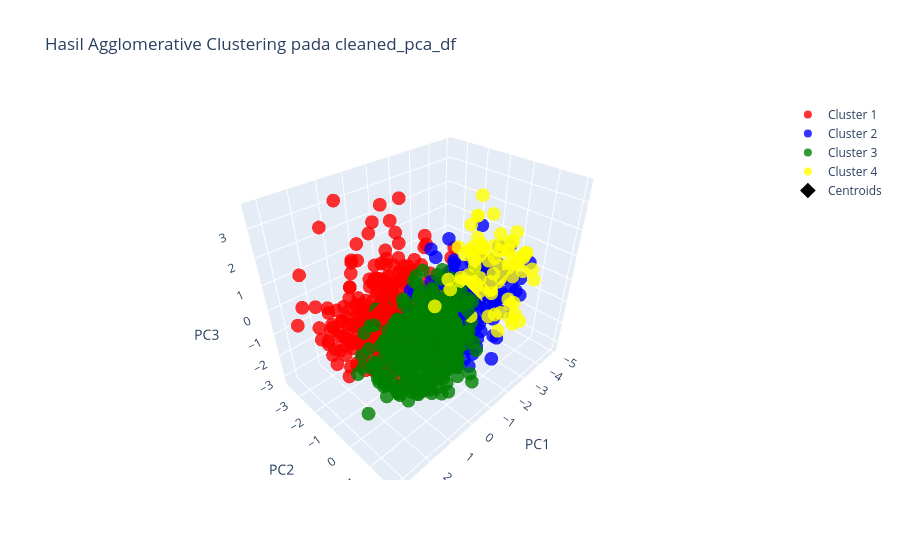

Write notebook code for a chart like this one.
### Code cell
import numpy as np
import plotly.graph_objects as go
from sklearn.cluster import AgglomerativeClustering
from scipy.cluster.hierarchy import dendrogram, linkage

banyak_cluster = 4

AC = AgglomerativeClustering(n_clusters=banyak_cluster, linkage='ward')
labels = AC.fit_predict(cleaned_pca_df)

pca_with_labels = np.column_stack((cleaned_pca_df.values, labels))

centroids = []
for cluster_label in range(banyak_cluster):
    cluster_data = pca_with_labels[pca_with_labels[:, -1] == cluster_label]
    cluster_centroid = np.mean(cluster_data[:, :-1], axis=0)
    centroids.append(cluster_centroid)
centroids = np.array(centroids)

traces = []
colors = ['red', 'blue', 'green', 'yellow']

for cluster_label in range(banyak_cluster):
    cluster_data = pca_with_labels[pca_with_labels[:, -1] == cluster_label]
    trace = go.Scatter3d(
        x=cluster_data[:, 0],  # Sumbu X
        y=cluster_data[:, 1],  # Sumbu Y
        z=cluster_data[:, 2],  # Sumbu Z
        mode='markers',
        marker=dict(size=8, color=colors[cluster_label], opacity=0.8),
        name=f'Cluster {cluster_label + 1}'
    )
    traces.append(trace)

centroid_trace = go.Scatter3d(
    x=centroids[:, 0],
    y=centroids[:, 1],
    z=centroids[:, 2],
    mode='markers',
    marker=dict(size=12, color='black', symbol='diamond', opacity=1),
    name='Centroids'
)
traces.append(centroid_trace)

layout = go.Layout(
    title='Hasil Agglomerative Clustering pada cleaned_pca_df',
    scene=dict(
        xaxis_title='PC1',
        yaxis_title='PC2',
        zaxis_title='PC3'
    ),
    showlegend=True
)

fig = go.Figure(data=traces, layout=layout)
fig.show()

### Figure 1 — Plotly figure (JSON) as saved in the notebook; plotly's stock layout.template omitted (floating-point values rounded to 4 significant figures; data arrays with more than 128 entries replaced by an {"elided": "..."} marker saying what was removed)
{"data": [{"marker": {"color": "red", "opacity": 0.8, "size": 8}, "mode": "markers", "name": "Cluster 1", "type": "scatter3d", "x": {"elided": "324 float values"}, "y": {"elided": "324 float values"}, "z": {"elided": "324 float values"}}, {"marker": {"color": "blue", "opacity": 0.8, "size": 8}, "mode": "markers", "name": "Cluster 2", "type": "scatter3d", "x": {"elided": "178 float values"}, "y": {"elided": "178 float values"}, "z": {"elided": "178 float values"}}, {"marker": {"color": "green", "opacity": 0.8, "size": 8}, "mode": "markers", "name": "Cluster 3", "type": "scatter3d", "x": {"elided": "388 float values"}, "y": {"elided": "388 float values"}, "z": {"elided": "388 float values"}}, {"marker": {"color": "yellow", "opacity": 0.8, "size": 8}, "mode": "markers", "name": "Cluster 4", "type": "scatter3d", "x": [-4.146, -4.471, -3.624, -4.344, -3.199, -3.2, -3.744, -2.229, -2.975, -3.837, -3.682, -3.41, -3.482, -3.767, -2.234, -4.708, -4.48, -3.94, -2.869, -3.704, -2.473, -4.05, -4.311, -3.559, -3.646, -3.644, -3.207, -3.704, -3.497, -3.147, -3.271, -2.745, -3.522, -3.401, -2.061, -3.414, -4.155, -3.411, -2.353, -4.409, -4.39, -3.318, -4.945, -3.354, -4.001, -4.549, -3.749, -3.621, -2.523, -2.997, -2.307, -3.57, -4.594, -4.501, -4.631, -4.497, -3.356, -2.698, -4.903, -3.595, -3.621, -4.288, -4.294, -3.945, -3.721, -3.608, -3.482, -4.788, -4.374, -3.835, -4.352, -2.0, -4.018, -3.496, -4.105, -2.943, -3.114, -2.101, -3.863, -3.835, -4.015, -3.151, -2.701, -4.797, -4.797, -3.58], "y": [0.1654, -0.2035, -1.674, -0.739, -0.9754, 0.7529, 0.04769, -0.05653, -0.663, -0.7679, 0.3354, 0.4869, -0.6823, -1.304, -0.5079, -0.9444, -1.551, 0.7672, -0.9283, -1.115, 0.00789, -1.031, -0.4073, -0.9357, -0.4094, 1.047, 0.159, 0.5945, -0.7645, 1.135, 0.1124, 0.4502, 0.7649, 1.222, -0.05446, -0.6991, -1.202, -0.03559, 0.6623, 0.5483, 0.6707, 0.08934, 0.82, -1.065, 0.8439, -1.032, 0.01099, 0.8556, 0.7758, -0.2556, -0.1783, -1.136, -0.585, 0.1018, 0.1969, -0.1657, -0.01437, -1.406, 0.7072, -1.295, 0.789, 0.1237, -1.595, 0.2434, -0.4178, 0.125, -0.938, -0.4972, -0.406, 1.108, -0.6613, -1.553, 0.6474, -0.6205, -1.1, -1.295, -0.6168, 0.1345, 0.5999, -1.49, 0.7932, 0.5223, -1.527, -1.962, -1.962, -0.6627], "z": [0.08878, 0.5313, -0.9789, -0.1827, -0.3405, 0.9423, -0.2296, 0.188, -0.4323, 0.3659, -1.691, -2.338, 0.1604, 0.5205, 0.07974, -1.401, 2.323, -2.134, 0.7391, -1.575, -0.01552, 0.4923, 0.5032, 1.152, 0.3518, 1.205, 0.8977, -0.9183, -1.559, -1.177, -0.6644, -1.275, 0.2654, 0.7498, -0.4524, -0.5674, 0.5458, -0.6775, 0.5601, -2.041, 0.8375, 0.1604, -0.5232, 0.6484, 1.049, 1.718, 0.2802, 0.8078, 2.344, -0.03303, -0.7565, 0.3653, 0.5758, 1.411, 0.2935, 0.5291, 1.261, -0.9641, -0.09042, -0.9868, 0.8395, 1.104, -0.2915, 1.302, -0.9049, -1.847, -2.45, -0.682, -0.9269, -1.733, -1.421, -1.487, -1.214, -1.082, 0.4994, 0.8503, 0.2636, 1.293, -1.244, 1.368, 0.8385, 0.2566, -0.5665, 1.243, 1.243, 0.8119]}, {"marker": {"color": "black", "opacity": 1, "size": 12, "symbol": "diamond"}, "mode": "markers", "name": "Centroids", "type": "scatter3d", "x": [1.055, -1.407, 0.7324, -3.639], "y": [-0.8288, 0.4167, 0.6583, -0.2636], "z": [0.1473, 0.04143, -0.1616, -0.03488]}], "layout": {"scene": {"xaxis": {"title": {"text": "PC1"}}, "yaxis": {"title": {"text": "PC2"}}, "zaxis": {"title": {"text": "PC3"}}}, "showlegend": true, "title": {"text": "Hasil Agglomerative Clustering pada cleaned_pca_df"}}}
